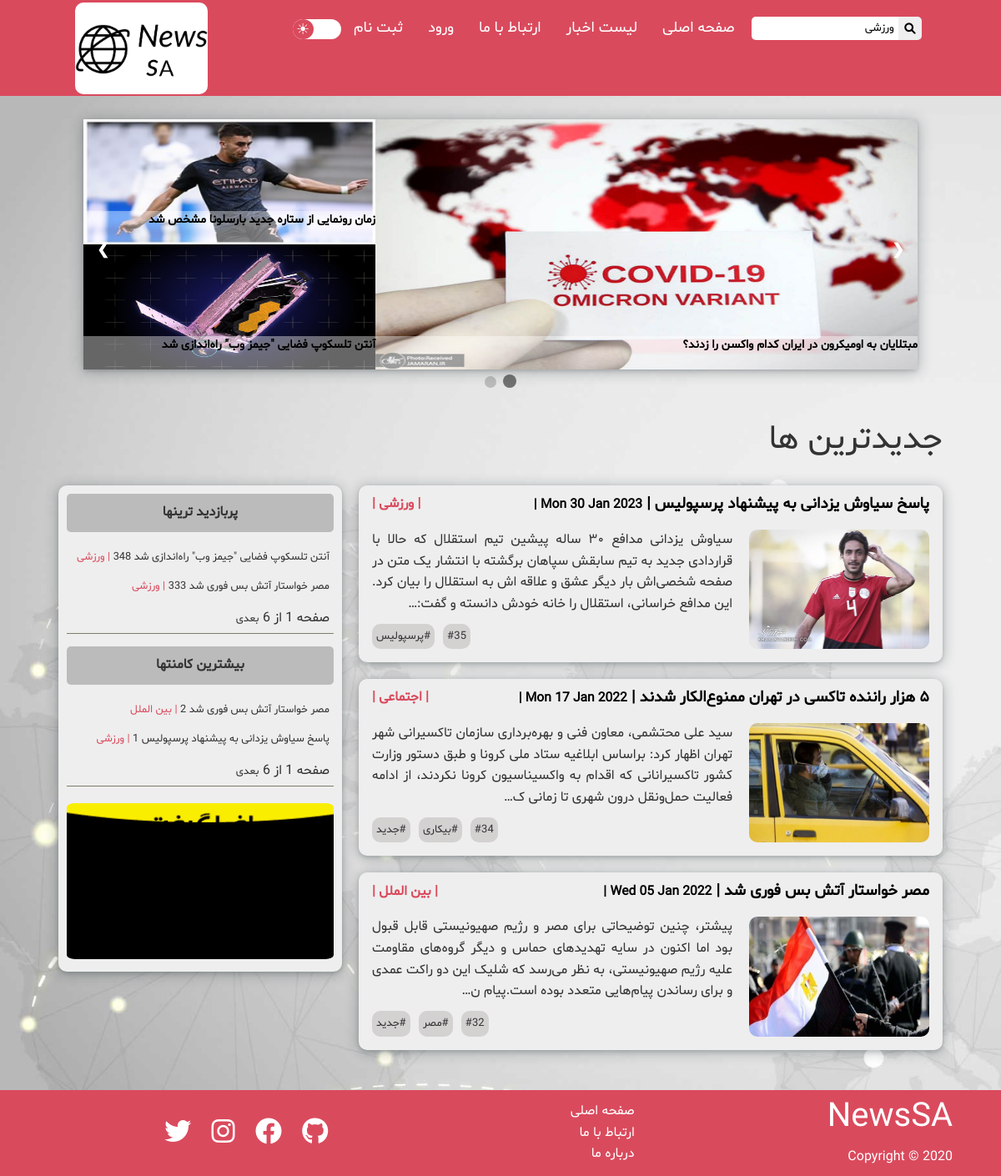
The page /?q=ورزشی on the database its author committed.
### weblog/models.py (models this page shows, shortened)
class Post(models.Model):
    title = models.CharField(max_length=60)
    image = models.ImageField(upload_to="posts-images", null=True)
    date = models.DateField(default=now())
    visitors = models.PositiveIntegerField(default=0)
    body = RichTextField(blank=True, null=True)
    author = models.ForeignKey(
        User, on_delete=models.CASCADE, null=True)
    tags = models.ManyToManyField(Tag)
    category = models.ForeignKey(Category, on_delete=models.CASCADE, null=True)
    promote = models.BooleanField(default=False, null=True)
    def true_comment_count(self):
        return Comment.objects.filter(post_id=self.id, status=True).count()

class Category(models.Model):
    name = models.CharField(max_length=20)
    def __str__(self):
        return self.name

class Tag(models.Model):
    caption = models.CharField(max_length=20)

### weblog/views.py (the view)
# urls.py: 2. Add a URL to urlpatterns:  path('', Home.as_view(), name='home')
def Home(request):
    posts = Post.objects.all().order_by('-id')[:3]
    paginator_2 = Paginator(Post.objects.all().order_by("-visitors"), 2)
    page_number_2 = request.GET.get('page2')
    most_view = paginator_2.get_page(page_number_2)
    paginator_3 = Paginator(Post.objects.all().annotate(
        num_comments=Count('comments')).order_by('-num_comments'), 2)
    page_number_3 = request.GET.get('page3')
    most_comment = paginator_3.get_page(page_number_3)
    last_six_slider = Post.objects.filter(promote=True)[:6]
    remaining_slider = Post.objects.exclude(id__in=[ z.id for z in list(last_six_slider) ]).order_by("-visitors")[:6-last_six_slider.count()]
    slider = list(chain(last_six_slider, remaining_slider))
    return render(request, "weblog/index.html", {
        "posts": posts,
        "most_view": most_view,
        "most_comment": most_comment,
        "slider": slider,
    })

### weblog/templates/weblog/index.html (shortened to what this page needs)
{% extends 'base.html' %}
{% load static %}
{% block content %}
<div class="body" id="body-height">
    <div class="slideshow-container">
        <div id="1" class="mySlides">
            <a href="{% url 'article-detail' slider.0.pk %}">
                <img class="img one" src="{{ slider.0.image.url }}">
                <div class="text firstPic">
                    <h6>
                        {{ slider.0.title }}
                    </h6>
                </div>
            </a>
            <a href="{% url 'article-detail' slider.1.pk %}">
                <img class="img two" src="{{ slider.1.image.url }}">
                <div class="text mainPic">
                    <h6>
                        {{ slider.1.title }}
                    </h6>
                </div>
            </a>
            <a href="{% url 'article-detail' slider.2.pk %}">
                <img class="img three" src="{{ slider.2.image.url }}">
                <div class="text secondPic">
                    <h6>
                        {{ slider.2.title }}
                    </h6>
                </div>
            </a>
        </div>
        <a class="prev" onclick="plusSlides(0)">&#10095;</a>
        <a class="next" onclick="plusSlides(-2)">&#10094;</a>
    </div>
    <br>
    <div style="text-align:center">
        <span class="dot" onclick="currentSlide(1)"></span>
        <span class="dot" onclick="currentSlide(2)"></span>
    </div>
    <div class="container grid">
        <h2>جدیدترین ها</h2>
        {% for post in posts %}
            <div class="article grid more_side_right">
                <div class="article-head flex">
                    <h3><a href="{% url 'article-detail' post.pk %}">{{ post.title }} | <small>{{ post.date|date:"D d M Y" }} |</small></a></h3>
                    <h4><a href="{% url 'all-posts' %}?q={{post.category}}">| {{ post.category }} |</a></h4>
                </div>
                <img src="{{ post.image.url }}" alt="">
                {% autoescape off %}
                {{ post.body|truncatechars:240|safe }}
                {% endautoescape %}
                    <br>
                    <span class="tag">
                        {% for tag in post.tags.all %}
                            <span>#{{ tag.caption }}</span>
                        {% endfor %}
                        <span>#{{post.id}}</span>
                    </span>
            </div>
            {% endfor %}
            <div class="sidebar">
                <div class="grid" id="more_side_left">
                    <h4>پربازدید ترینها</h4>
                    <div class="suggestions">
                        <div class="flex">
                            {% for item in most_view %}
                            <div class="suggestions-head">
                                <a href="{% url 'article-detail' item.pk %}">{{ item.title }} {{item.visitors}} <span>| ورزشی </span></a>
                            </div>
                            {% endfor %}
                            <div class="pagination">
                            <span class="page-current">
                                صفحه {{ most_view.number }} از {{ most_view.paginator.num_pages }}
                            </span>
                        {% if most_view.has_next %}
                            <a href="/?page2={{ most_view.next_page_number }}&page3={{ most_comment.number }}">بعدی</a>
                        {% endif %}
                            </div>
                        </div>
                    </div>
                    <h4>بیشترین کامنتها</h4>
                    <div class="suggestions">
                        <div class="flex">
                            {% for item in most_comment %}
                            <div class="suggestions-head">
                                <a href="{% url 'article-detail' item.pk %}">{{ item.title }} {{item.true_comment_count}} <span>| {{ item.category }} </span></a>
                            </div>
                            {% endfor %}
                            <div class="pagination">
                            <span class="page-current">
                                صفحه {{ most_comment.number }} از {{ most_comment.paginator.num_pages }}
                            </span>
                        {% if most_comment.has_next %}
                            <a href="/?page3={{ most_comment.next_page_number }}&page2={{ most_view.number }}">بعدی</a>
                        {% endif %}
                            </div>
                        </div>
                    </div>
                    <div class="slideShow_ads" style="position: sticky;">
                        <div class="iframe">
                            <a href="#">
                                <div class="adsSlides adsFade">
                                    <img src="{% static 'images/gif1.gif' %}" alt="">
                                </div>
                            </a>
                        </div>
                    </div>
                </div>
            </div>
    </div>
</div>
{% endblock content %}

### static/css/style.css (style rules this page uses)
* { box-sizing: border-box; padding: 0; margin: 0; font-family: Tanha; }
body { background-color: #333; color: #333; line-height: 1.6; background-attachment: fixed; background-repeat: no-repeat; background-size: cover; }
a { text-decoration: none; color: #333; }
h1, h2 { font-weight: 300; line-height: 1.2; margin: 10px 0; font-size: 40px; }
p { margin: 10px 0; }
img { width: 100%; height: 100%; border-radius: 10px; }
.slideshow-container img { border-radius: 0; }
.text h6 { font-size: 14px; }
.body { margin: 0.5rem 0; }
.body .container { padding: 20px; scrollbar-width: none; }
.body .grid { grid-template-columns: repeat(3, 1fr); align-items: flex-start; height: auto; max-height: 135vh; }
.body .container .grid { border-radius: 10px; padding: 0.5rem 1rem 1rem 1rem; grid-template-columns: 1fr 2fr; grid-column: 1/3; align-items: flex-start; overflow: visible; grid-gap: 15px; column-gap: 20px; }
.body .container .article-head h3 { transition: all 0.1s ease; }
.body .container .article .flex { justify-content: space-between; }
.body .container .grid p { margin: 0; text-align: justify; overflow-wrap: anywhere; }
.body .tag { display: flex; flex-direction: row-reverse; gap: 10px; }
.article-head { grid-column: 1/3; }
.article-head h4 a { color: var(--primary-color); white-space: nowrap; }
.body .container .sidebar { grid-row: 2/6; grid-column: 3/4; width: 100%; height: 100%; }
.body .container .sidebar .grid { border: none; grid-template-columns: 1fr; padding: 0; padding: 10px; }
.sidebar .suggestions { padding: 5px; height: 100%; border-bottom: 1px solid #7d7d6a; max-height: 40vh; overflow: auto; }
.body .sidebar .flex { flex-direction: column; align-items: flex-start; justify-content: flex-start; gap: 15px; }
.sidebar h4 { border-radius: 5px; align-self: center; text-align: center; padding: 10px 0; width: 100%; height: auto; position: relative; }
.sidebar .suggestions a span { color: var(--primary-color); }
.sidebar .suggestions .flex a { font-size: 0.8rem; }
.iframe img { height: 197px; width: 100%; padding: 5px 0; }

### static/css/light.css (style rules this page uses)
:root { --primary-color: #da4a5d; --content-color: #646464; }
body { background-image: url("../images/cool-background.jpg"); }
.body .container .grid { box-shadow: rgba(14, 30, 37, 0.12) 0px 2px 4px 0px, rgba(14, 30, 37, 0.32) 0px 2px 16px 0px; background-color: #eeeeee; }
.body .tag span { font-size: small; background-color: rgb(212, 209, 209); padding: 5px; border-radius: 10px; margin-top: 10px; }
.body .slideshow-container .text { color: black; background-color: rgba(255, 255, 255, 0.4); position: absolute; text-align: right; }
.article-head h3 a { color: #000000; }
.sidebar .suggestions { border-bottom: 1px solid #7d7d6a; }
.sidebar .suggestions-head { transition: all 0.1s ease; }
.sidebar h4 { background-color: #bbbbbb; }

### static/css/utilities.css (style rules this page uses)
.container { max-width: 1100px; margin: 0 auto; overflow: auto; padding: 0 40px; }
.flex { display: flex; justify-content: center; align-items: center; height: 100%; }
.grid { display: grid; grid-template-columns: repeat(2, 1fr); gap: 20px; justify-content: center; align-items: center; height: 100%; }

### static/css/ex.css (style rules this page uses)
.adsSlides { display: none; }
.iframe a { position: relative; margin: auto; }

### static/css/dark.css (style rules this page uses)
:root { --primary-color: #63429d; --secondary-color: #9478c5; --content-color: #cac7c7; }
h2, h1, p, a { color: var(--content-color); }
body { background-image: url("../images/dark.jpg"); }
.body .slideshow-container .text { color: rgb(255, 255, 255); background-color: rgba(0, 0, 0, 0.4); position: absolute; text-align: right; }
.body .container .grid { box-shadow: rgb(122, 122, 122) 0px 2px 4px 0px, rgb(122, 122, 122) 0px 2px 16px 0px; background-color: #3a3a3a; }
.body .tag span { font-size: small; background-color: rgb(87, 87, 87); padding: 5px; border-radius: 10px; margin-top: 10px; color: var(--content-color); }
.article-head h3 a { color: var(-); }
.article-head h4 a { color: var(--secondary-color); }
.sidebar .suggestions { border-bottom: 1px solid #7d7d6a; }
.sidebar h4 { background-color: #777777; }
.sidebar .suggestions a span { color: var(--secondary-color); }
.sidebar .suggestions-head { transition: all 0.1s ease; }
.pagination span { color: #ccc; }

### rows shown on the page
Post: image (picture), title "زمان رونمایی از ستاره جدید بارسلونا مشخص شد"
Post: image (picture), title "مبتلایان به اومیکرون در ایران کدام واکسن را زدند؟"
Post: image (picture), title "آنتن تلسکوپ فضایی \"جیمز وب\" راه‌اندازی شد"
Post: title "پاسخ سیاوش یزدانی به پیشنهاد پرسپولیس", category "ورزشی", image (picture), body "سیاوش یزدانی مدافع ۳۰ ساله پیشین تیم استقلال که حالا با قراردادی جدید به تیم سابقش سپاهان برگشته با انتشار یک متن در صفحه شخصی‌اش بار دیگر عشق و علاقه اش به استقلال را بیان کرد. این مدافع خراسانی، استقلال را خانه خودش دانسته و گفت:…", id "35"
Tag: caption "پرسپولیس"
Post: title "۵ هزار راننده تاکسی در تهران ممنوع‌الکار شدند", category "اجتماعی", image (picture), body "سید علی محتشمی، معاون فنی و بهره‌برداری سازمان تاکسیرانی شهر تهران اظهار کرد: براساس ابلاغیه ستاد ملی کرونا و طبق دستور وزارت کشور تاکسیرانانی که اقدام به واکسیناسیون کرونا نکردند، از ادامه فعالیت حمل‌ونقل درون شهری تا زمانی ک…", id "34"
Tag: caption "جدید"
Tag: caption "بیکاری"
Post: title "مصر خواستار آتش بس فوری شد", category "بین الملل", image (picture), body "پیشتر، چنین توضیحاتی برای مصر و رژیم صهیونیستی قابل قبول بود اما اکنون در سایه تهدیدهای حماس و دیگر گروه‌های مقاومت علیه رژیم صهیونیستی، به نظر می‌رسد که شلیک این دو راکت عمدی و برای رساندن پیام‌هایی متعدد بوده است.پیام ن…", id "32", true_comment_count "2"
Tag: caption "مصر"
